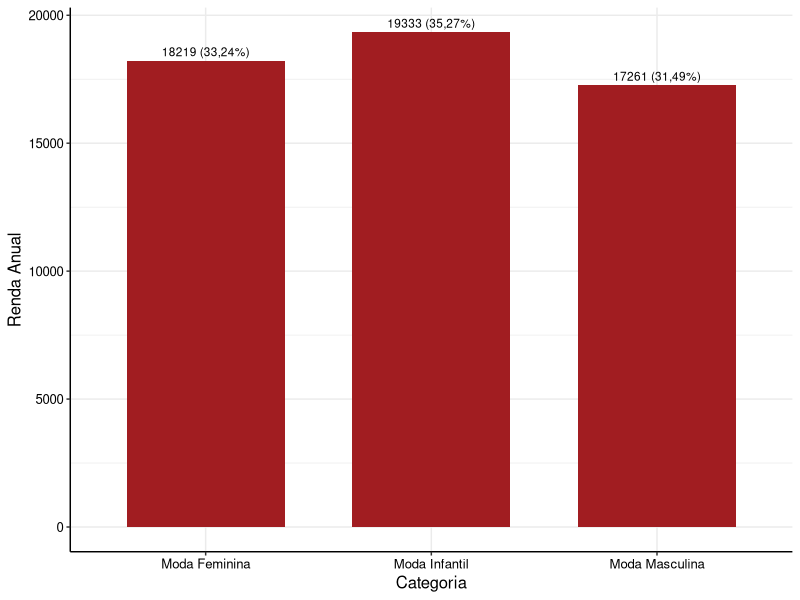
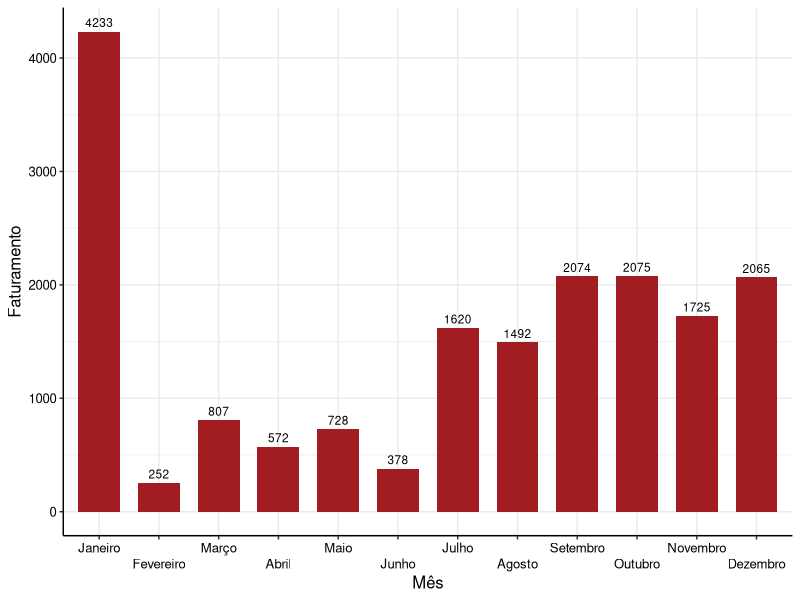
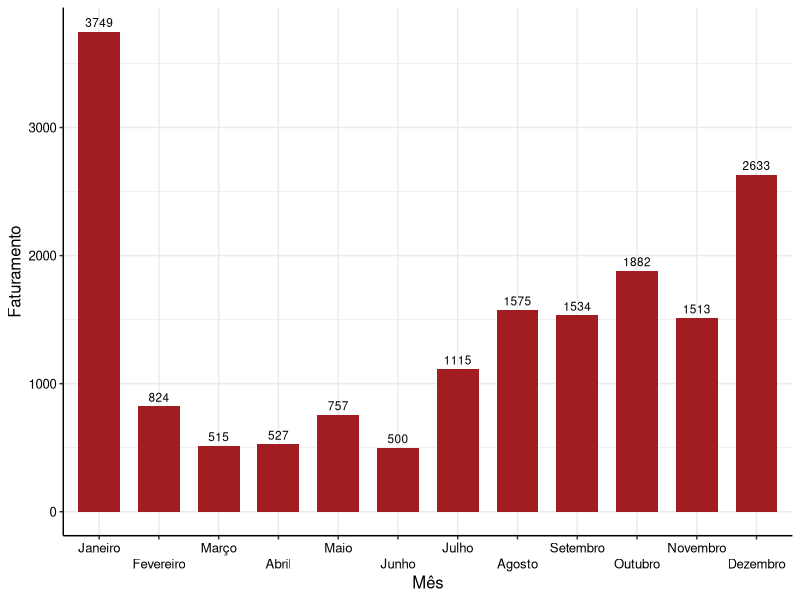
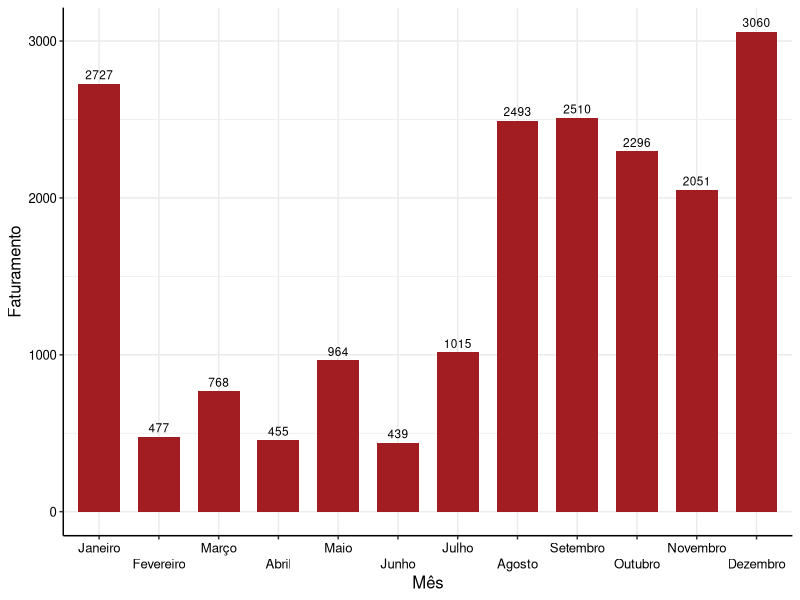
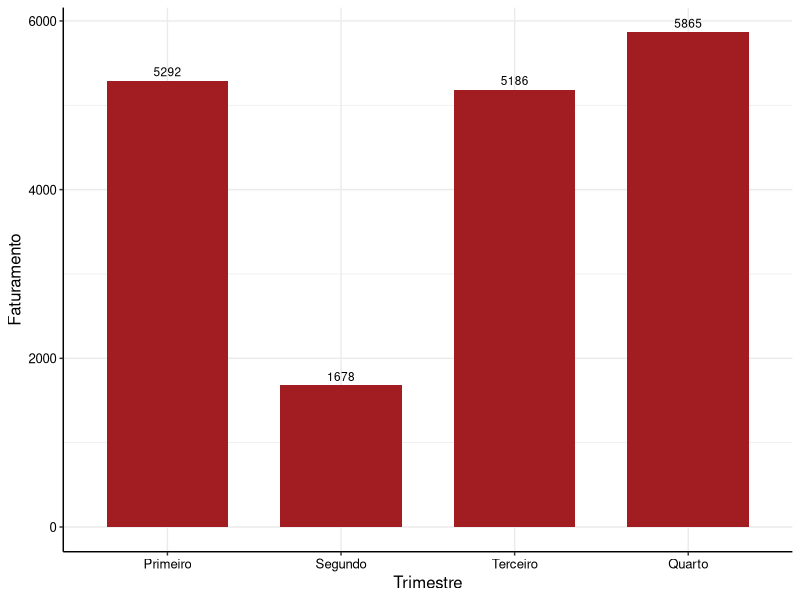
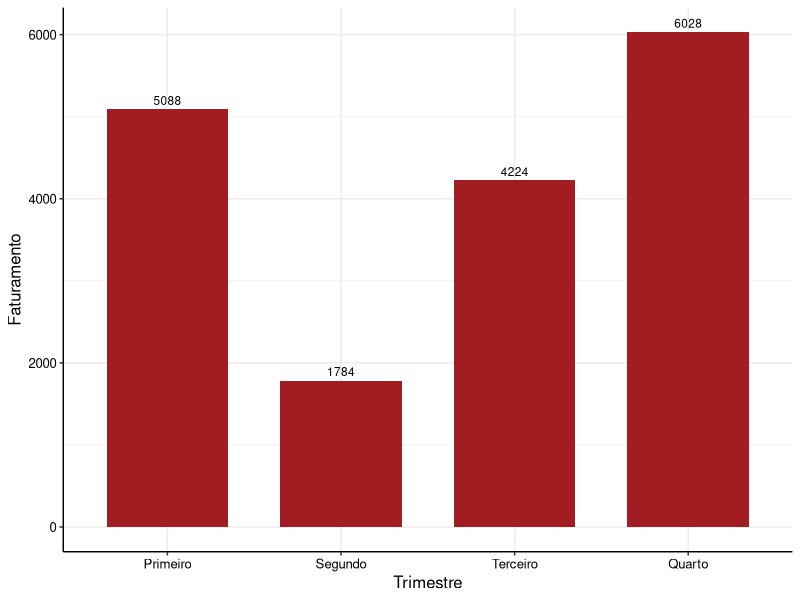
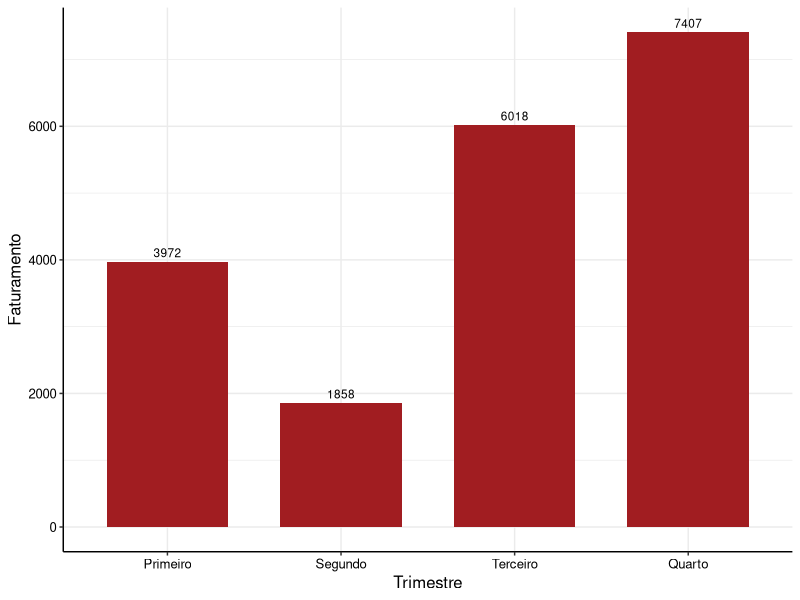
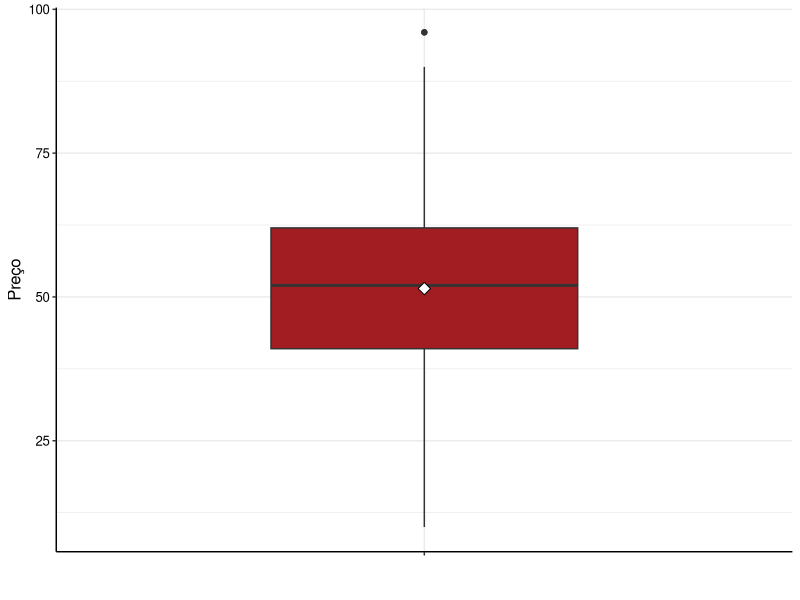

Reproduce these figures in R, in order.
# Primeira Entrega: Faturamento anual por categoria

# Importando pacotes

library(tidyverse)
library(dplyr)

# Definindo o tema para gráficos

cores_estat <- c("#A11D21", "#003366", "#CC9900", "#663333", "#FF6600", "#CC9966", "#999966", "#006606", "#008091", "#041835", "#666666")

theme_estat <- function(...) {
  theme <- ggplot2::theme_bw() +
    ggplot2::theme(
      axis.title.y = ggplot2::element_text(colour = "black", size = 12),
      axis.title.x = ggplot2::element_text(colour = "black", size = 12),
      axis.text = ggplot2::element_text(colour = "black", size = 9.5),
      panel.border = ggplot2::element_blank(),
      axis.line = ggplot2::element_line(colour = "black"),
      legend.position = "top",
      ...
    )
  
  return(
    list(
      theme,
      scale_fill_manual(values = cores_estat),
      scale_colour_manual(values = cores_estat)
    )
  )
}

# Definindo o dataframe para os dados das vendas

vendas <- read.csv('vendas.csv')

# Separando as categorias de produtos

feminina <- vendas[vendas$Category == "Women's Fashion", "Price"]
masculina <- vendas[vendas$Category == "Men's Fashion", "Price"]
infantil <- vendas[vendas$Category == "Kids' Fashion", "Price"]

# Calculando a renda anual de cada categoria

rfem = sum(feminina, na.rm = T)
rmas = sum(masculina, na.rm = T)
rinf = sum(infantil, na.rm = T)

# Criando um novo dataframe para elaboração de gráficos

Categorias <- c("Moda Feminina", "Moda Masculina", "Moda Infantil")
Renda.Anual <- c(rfem, rmas, rinf)
Freq.Rel <- c("33,24%", "31,49%", "35,27%")

rendas_anuais <- data.frame(Categorias, Renda.Anual, Freq.Rel)

# Primeiro gráfico de frequências

label = str_c(Renda.Anual, " (", Freq.Rel, ")")
RA1 <- ggplot(rendas_anuais) +
  aes(x = Categorias, y = Renda.Anual, label = label) +
  geom_bar(stat = "identity", fill = "#A11D21", width = 0.7) +
  geom_text(
    position = position_dodge(width = .9),
    vjust = -0.5, #hjust = .5,
    size = 3
  ) + 
  labs(x = "Categoria", y = "Renda Anual") +
  theme_estat()
RA1

# Correção da Primeira Entrega Parcial

# Separando as vendas por mês

jan = vendas[substr(vendas$Data.Venda,1,2) == "1/", ]
fev = vendas[substr(vendas$Data.Venda,1,2) == "2/", ]
mar = vendas[substr(vendas$Data.Venda,1,2) == "3/", ]
abr = vendas[substr(vendas$Data.Venda,1,2) == "4/", ]
mai = vendas[substr(vendas$Data.Venda,1,2) == "5/", ]
jun = vendas[substr(vendas$Data.Venda,1,2) == "6/", ]
jul = vendas[substr(vendas$Data.Venda,1,2) == "7/", ]
ago = vendas[substr(vendas$Data.Venda,1,2) == "8/", ]
set = vendas[substr(vendas$Data.Venda,1,2) == "9/", ]
out = vendas[substr(vendas$Data.Venda,1,2) == "10", ]
nov = vendas[substr(vendas$Data.Venda,1,2) == "11", ]
dez = vendas[substr(vendas$Data.Venda,1,2) == "12", ]

# Separando o faturamento dos meses por categoria

fjan <- jan[jan$Category == "Women's Fashion", "Price"]
ffev <- fev[fev$Category == "Women's Fashion", "Price"]
fmar <- mar[mar$Category == "Women's Fashion", "Price"]
fabr <- abr[abr$Category == "Women's Fashion", "Price"]
fmai <- mai[mai$Category == "Women's Fashion", "Price"]
fjun <- jun[jun$Category == "Women's Fashion", "Price"]
fjul <- jul[jul$Category == "Women's Fashion", "Price"]
fago <- ago[ago$Category == "Women's Fashion", "Price"]
fset <- set[set$Category == "Women's Fashion", "Price"]
fout <- out[out$Category == "Women's Fashion", "Price"]
fnov <- nov[nov$Category == "Women's Fashion", "Price"]
fdez <- dez[dez$Category == "Women's Fashion", "Price"]

mjan <- jan[jan$Category == "Men's Fashion", "Price"]
mfev <- fev[fev$Category == "Men's Fashion", "Price"]
mmar <- mar[mar$Category == "Men's Fashion", "Price"]
mabr <- abr[abr$Category == "Men's Fashion", "Price"]
mmai <- mai[mai$Category == "Men's Fashion", "Price"]
mjun <- jun[jun$Category == "Men's Fashion", "Price"]
mjul <- jul[jul$Category == "Men's Fashion", "Price"]
mago <- ago[ago$Category == "Men's Fashion", "Price"]
mset <- set[set$Category == "Men's Fashion", "Price"]
mout <- out[out$Category == "Men's Fashion", "Price"]
mnov <- nov[nov$Category == "Men's Fashion", "Price"]
mdez <- dez[dez$Category == "Men's Fashion", "Price"]

ijan <- jan[jan$Category == "Kids' Fashion", "Price"]
ifev <- fev[fev$Category == "Kids' Fashion", "Price"]
imar <- mar[mar$Category == "Kids' Fashion", "Price"]
iabr <- abr[abr$Category == "Kids' Fashion", "Price"]
imai <- mai[mai$Category == "Kids' Fashion", "Price"]
ijun <- jun[jun$Category == "Kids' Fashion", "Price"]
ijul <- jul[jul$Category == "Kids' Fashion", "Price"]
iago <- ago[ago$Category == "Kids' Fashion", "Price"]
iset <- set[set$Category == "Kids' Fashion", "Price"]
iout <- out[out$Category == "Kids' Fashion", "Price"]
inov <- nov[nov$Category == "Kids' Fashion", "Price"]
idez <- dez[dez$Category == "Kids' Fashion", "Price"]

# Análise destrinchada do faturamento anual por categoria

# Criando tabelas para cada categoria

Meses <- c("Janeiro", "Fevereiro", "Março", "Abril", "Maio", "Junho", "Julho", "Agosto", "Setembro", "Outubro", "Novembro", "Dezembro")
RendasF <- c((sum(fjan, na.rm = T)),(sum(ffev, na.rm = T)),(sum(fmar, na.rm = T)),(sum(fabr, na.rm = T)),(sum(fmai, na.rm = T)),(sum(fjun, na.rm = T)),(sum(fjul, na.rm = T)),(sum(fago, na.rm = T)),(sum(fset, na.rm = T)),(sum(fout, na.rm = T)),(sum(fnov, na.rm = T)),(sum(fdez, na.rm = T)))
RendasM <- c((sum(mjan, na.rm = T)),(sum(mfev, na.rm = T)),(sum(mmar, na.rm = T)),(sum(mabr, na.rm = T)),(sum(mmai, na.rm = T)),(sum(mjun, na.rm = T)),(sum(mjul, na.rm = T)),(sum(mago, na.rm = T)),(sum(mset, na.rm = T)),(sum(mout, na.rm = T)),(sum(mnov, na.rm = T)),(sum(mdez, na.rm = T)))
RendasI <- c((sum(ijan, na.rm = T)),(sum(ifev, na.rm = T)),(sum(imar, na.rm = T)),(sum(iabr, na.rm = T)),(sum(imai, na.rm = T)),(sum(ijun, na.rm = T)),(sum(ijul, na.rm = T)),(sum(iago, na.rm = T)),(sum(iset, na.rm = T)),(sum(iout, na.rm = T)),(sum(inov, na.rm = T)),(sum(idez, na.rm = T)))

FatF <- data.frame(Meses, RendasF)
FatF$Meses <- factor(FatF$Meses, levels = unique(FatF$Meses), ordered = T)
FatM <- data.frame(Meses, RendasM)
FatM$Meses <- factor(FatM$Meses, levels = unique(FatM$Meses), ordered = T)
FatI <- data.frame(Meses, RendasI)
FatI$Meses <- factor(FatI$Meses, levels = unique(FatI$Meses), ordered = T)

# Elaboração dos Gráficos

RF1 <- ggplot(FatF) +
  aes(x = Meses, y = RendasF, label = RendasF) +
  geom_bar(stat = "identity", fill = "#A11D21", width = 0.7) +
  geom_text(
    position = position_dodge(width = .9),
    vjust = -0.5, #hjust = .5,
    size = 3
  ) + 
  labs(x = "Mês", y = "Faturamento") + scale_x_discrete(guide = guide_axis(n.dodge=2)) +
  theme_estat()
RF1

RM1 <- ggplot(FatM) +
  aes(x = Meses, y = RendasM, label = RendasM) +
  geom_bar(stat = "identity", fill = "#A11D21", width = 0.7) +
  geom_text(
    position = position_dodge(width = .9),
    vjust = -0.5, #hjust = .5,
    size = 3
  ) + 
  labs(x = "Mês", y = "Faturamento") + scale_x_discrete(guide = guide_axis(n.dodge=2)) +
  theme_estat()
RM1

RI1 <- ggplot(FatI) +
  aes(x = Meses, y = RendasI, label = RendasI) +
  geom_bar(stat = "identity", fill = "#A11D21", width = 0.7) +
  geom_text(
    position = position_dodge(width = .9),
    vjust = -0.5, #hjust = .5,
    size = 3
  ) + 
  labs(x = "Mês", y = "Faturamento") + scale_x_discrete(guide = guide_axis(n.dodge=2)) +
  theme_estat()
RI1


# Gráficos trimestrais e semestrais

FattF <- data.frame(Trimestre = c("Primeiro", "Segundo", "Terceiro", "Quarto"), Faturamento = c(5292, 1678, 5186, 5865))
FattF$Trimestre <- factor(FattF$Trimestre, levels = unique(FattF$Trimestre), ordered = T)
FattM <- data.frame(Trimestre = c("Primeiro", "Segundo", "Terceiro", "Quarto"), Faturamento = c(5088, 1784, 4224, 6028))
FattM$Trimestre <- factor(FattM$Trimestre, levels = unique(FattM$Trimestre), ordered = T)
FattI <- data.frame(Trimestre = c("Primeiro", "Segundo", "Terceiro", "Quarto"), Faturamento = c(3972, 1858, 6018, 7407))
FattI$Trimestre <- factor(FattI$Trimestre, levels = unique(FattI$Trimestre), ordered = T)

ggplot(FattF) +
  aes(x = Trimestre, y = Faturamento, label = Faturamento) +
  geom_bar(stat = "identity", fill = "#A11D21", width = 0.7) +
  geom_text(
    position = position_dodge(width = .9),
    vjust = -0.5, #hjust = .5,
    size = 3
  ) + 
  labs(x = "Trimestre", y = "Faturamento") +
  theme_estat()

ggplot(FattM) +
  aes(x = Trimestre, y = Faturamento, label = Faturamento) +
  geom_bar(stat = "identity", fill = "#A11D21", width = 0.7) +
  geom_text(
    position = position_dodge(width = .9),
    vjust = -0.5, #hjust = .5,
    size = 3
  ) + 
  labs(x = "Trimestre", y = "Faturamento") +
  theme_estat()

ggplot(FattI) +
  aes(x = Trimestre, y = Faturamento, label = Faturamento) +
  geom_bar(stat = "identity", fill = "#A11D21", width = 0.7) +
  geom_text(
    position = position_dodge(width = .9),
    vjust = -0.5, #hjust = .5,
    size = 3
  ) + 
  labs(x = "Trimestre", y = "Faturamento") +
  theme_estat()

################################################################################

# Segunda Entrega: Variação do preço por marca 

# Registrando as diferentes marcas

unique(vendas$Brand)

# Separando vetores de preço por marca

adidas <- vendas[vendas$Brand == "Adidas", "Price"]
hem <- vendas[vendas$Brand == "H&M", "Price"]
zara <- vendas[vendas$Brand == "Zara", "Price"]
gucci <- vendas[vendas$Brand == "Gucci", "Price"]
nike <- vendas[vendas$Brand == "Nike", "Price"]

# Calculando medidas de dispersão e criando box plots para cada uma das marcas

# Adidas

range(adidas, na.rm = T) # 10 <-> 96, Amplitude de 86
var(adidas, na.rm = T) #270,04
sd(adidas, na.rm = T) #16,43
sd(adidas, na.rm = T)/mean(adidas, na.rm = T) #0,3194

bpa <- vendas %>% filter(Brand == "Adidas") %>% ggplot() +
  aes(x=factor(""), y=Price) +
  geom_boxplot(fill=c("#A11D21"), width = 0.5) +
  guides(fill=FALSE) +
  stat_summary(fun="mean", geom="point", shape=23, size=3, fill="white")+
  labs(x="", y="Preço")+
  theme_estat()
bpa

# H&M

range(hem, na.rm = T) # 10 <-> 100, Amplitude de 90
var(hem, na.rm = T) #264,45
sd(hem, na.rm = T) #16,26
sd(hem, na.rm = T)/mean(hem, na.rm = T) #0,3289

bph <- vendas %>% filter(Brand == "H&M") %>% ggplot() +
  aes(x=factor(""), y=Price) +
  geom_boxplot(fill=c("#A11D21"), width = 0.5) +
  guides(fill=FALSE) +
  stat_summary(fun="mean", geom="point", shape=23, size=3, fill="white")+
  labs(x="", y="Preço")+
  theme_estat()
bph

# Zara

range(zara, na.rm = T) # 10 <-> 90, Amplitude de 80
var(zara, na.rm = T) #235,99
sd(zara, na.rm = T) #15,36
sd(zara, na.rm = T)/mean(zara, na.rm = T) #0,2906

bpz <- vendas %>% filter(Brand == "Zara") %>% ggplot() +
  aes(x=factor(""), y=Price) +
  geom_boxplot(fill=c("#A11D21"), width = 0.5) +
  guides(fill=FALSE) +
  stat_summary(fun="mean", geom="point", shape=23, size=3, fill="white")+
  labs(x="", y="Preço")+
  theme_estat()
bpz

# Gucci

range(gucci, na.rm = T) # 10 <-> 92, Amplitude de 82
var(gucci, na.rm = T) #244,23
sd(gucci, na.rm = T) #15,63
sd(gucci, na.rm = T)/mean(gucci, na.rm = T) #0,3144

bpg <- vendas %>% filter(Brand == "Gucci") %>% ggplot() +
  aes(x=factor(""), y=Price) +
  geom_boxplot(fill=c("#A11D21"), width = 0.5) +
  guides(fill=FALSE) +
  stat_summary(fun="mean", geom="point", shape=23, size=3, fill="white")+
  labs(x="", y="Preço")+
  theme_estat()
bpg

# Nike

range(nike, na.rm = T) # 10 <-> 90, Amplitude de 80
var(nike, na.rm = T) #294,31
sd(nike, na.rm = T) #17,16
sd(nike, na.rm = T)/mean(nike, na.rm = T) #0,3447

bpn <- vendas %>% filter(Brand == "Nike") %>% ggplot() +
  aes(x=factor(""), y=Price) +
  geom_boxplot(fill=c("#A11D21"), width = 0.5) +
  guides(fill=FALSE) +
  stat_summary(fun="mean", geom="point", shape=23, size=3, fill="white")+
  labs(x="", y="Preço")+
  theme_estat()
bpn

################################################################################

# Terceira Entrega: Relação entre categorias (apenas feminino e masculino) e cor

# Registrando as diferentes cores

unique(vendas$Color)

#Construção de gráficos

feminina <- vendas[vendas$Category == "Women's Fashion", ]
masculina <- vendas[vendas$Category == "Men's Fashion", ]

cfem <- feminina %>%
  group_by(Color) %>%
  summarise(counts = n())
cfem <- drop_na(cfem)
cfem

ggplot(cfem) +
  aes(x = Color, y = counts, label = counts) +
  geom_bar(stat = "identity", fill = "#A11D21", width = 0.7) +
  geom_text(
    position = position_dodge(width = .9),
    vjust = -0.5, #hjust = .5,
    size = 3
  ) + 
  labs(x = "Cor", y = "Frequência absoluta") +
  theme_estat()

cmas <- masculina %>%
  group_by(Color) %>%
  summarise(counts = n())
cmas <- drop_na(cmas)
cmas

ggplot(cmas) +
  aes(x = Color, y = counts, label = counts) +
  geom_bar(stat = "identity", fill = "#A11D21", width = 0.7) +
  geom_text(
    position = position_dodge(width = .9),
    vjust = -0.5, #hjust = .5,
    size = 3
  ) + 
  labs(x = "Cor", y = "Frequência absoluta") +
  theme_estat()

# Teste qui quadrado
